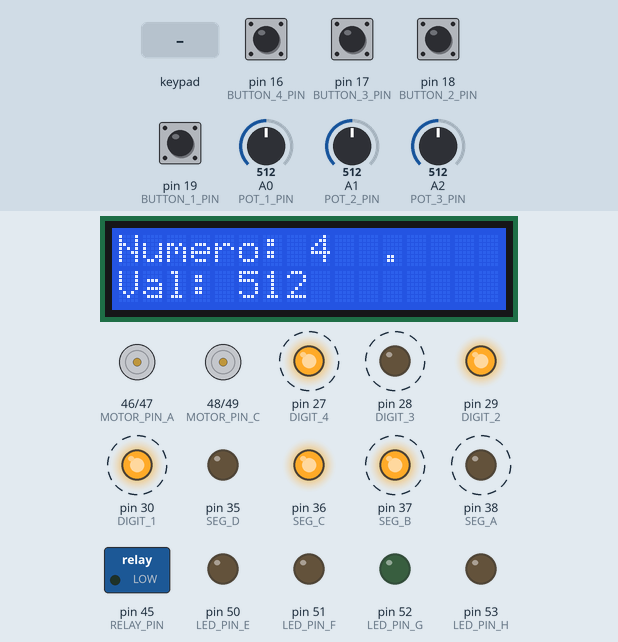
Simulated run of this sketch. Board: Arduino Mega 2560, built with avr-gcc and run on an emulated ATmega2560. On the bench: 16×2 character LCD, motor-driver pin pairs drawn as motors (green arrow = first pin HIGH = forward, orange = second pin HIGH = backward, longer = more drive), switched loads named in the sketch (green lamp = pin HIGH), output pins drawn as LEDs (lit = HIGH). Wiring (inferred from the names in the program): 4×3 keypad with keys 1 2 3 4 5 6 7 8 9 * 0 #: rows pin 26, pin 25, pin 24, pin 23; columns pin 22, pin 21, pin 20. Dashed ring = blinking. The test bench sets the inputs (shaded band); at power-on: pin 16 (BUTTON_4_PIN), pin 17 (BUTTON_3_PIN), pin 18 (BUTTON_2_PIN), pin 19 (BUTTON_1_PIN) HIGH, A0 (POT_1_PIN) = 512, A1 (POT_2_PIN) = 512, A2 (POT_3_PIN) = 512. Pins used as bus, display or sensor lines are not drawn.

Above: at 1.2 s.
1.3 s: key '0' pressed
At 2.4 s:
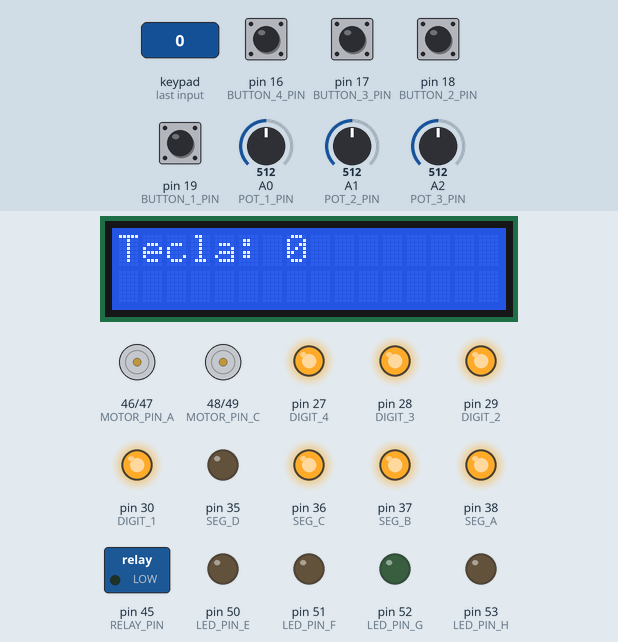
2.9 s: A0 (POT_1_PIN) set to 716
5.5 s: keypad keys 1 2 3 4 pressed 0.4 s apart
At 9.1 s:
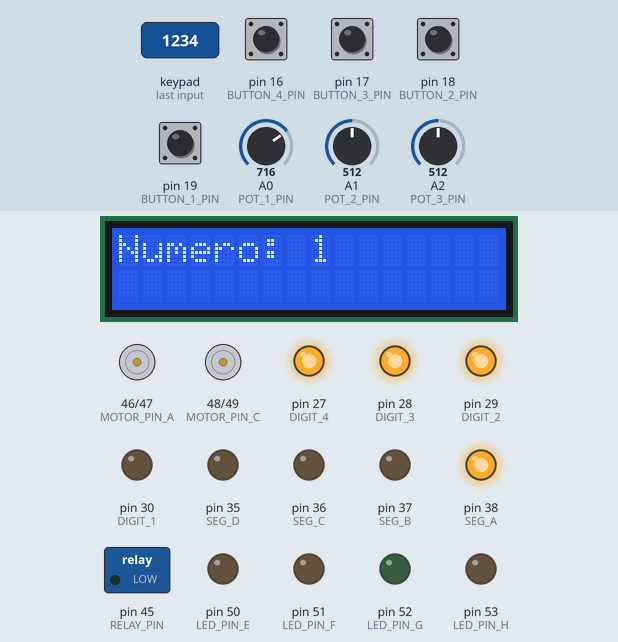
11.3 s: A0 (POT_1_PIN) set to 900
14.3 s: pin 16 (BUTTON_4_PIN) pulled LOW for 1 s
At 16.1 s:
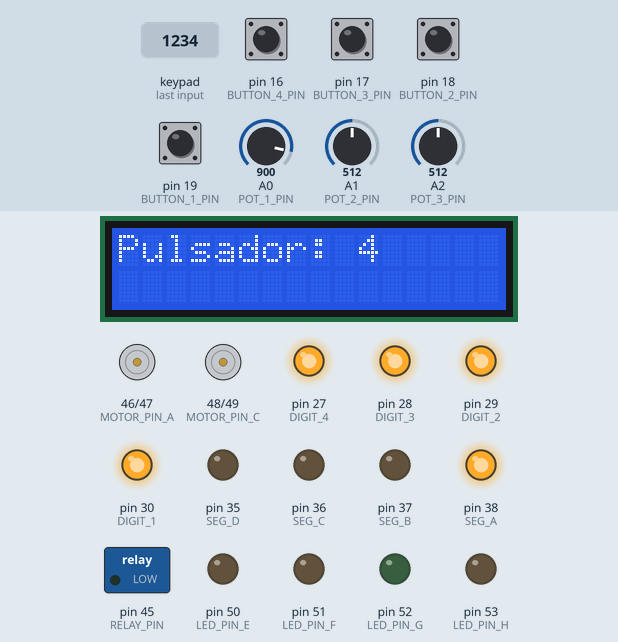
Timing chart, 0 to 27.4 s (numbered marks = the images above; inputs shaded):
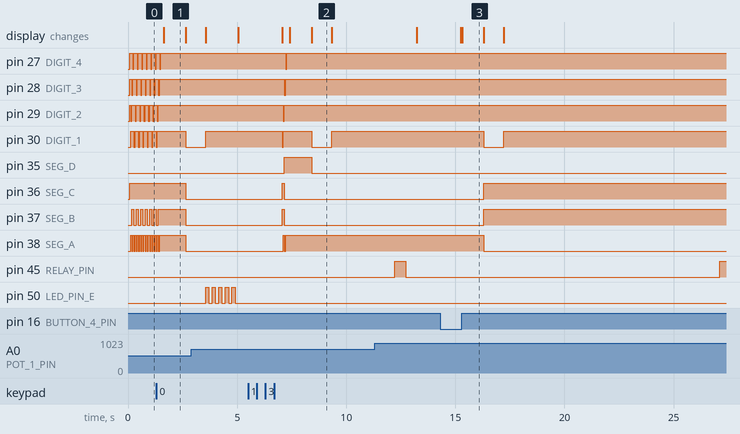

The sketch:

PRUEBA_TOTAL.ino
```cpp
  //declarar variables

  #include <LiquidCrystal.h>

    //MOTOR
      const int MOTOR_PIN_A = 46;
      const int MOTOR_PIN_B = 47;
      const int MOTOR_PIN_C = 48;
      const int MOTOR_PIN_D = 49;

    //LED
      const int LED_PIN_E = 50;
      const int LED_PIN_F = 51;
      const int LED_PIN_G = 52;
      const int LED_PIN_H = 53;

    //RELAY
      const int RELAY_PIN = 45;

    // --- Pines adicionales (retrocediendo desde 45) ---
    // LCD (rs, en, d4, d5, d6, d7)
      const int LCD_RS_PIN = 44;
      const int LCD_E_PIN  = 43;
      const int LCD_D4_PIN = 42;
      const int LCD_D5_PIN = 41;
      const int LCD_D6_PIN = 40;
      const int LCD_D7_PIN = 39;
      LiquidCrystal lcd(LCD_RS_PIN, LCD_E_PIN, LCD_D4_PIN, LCD_D5_PIN, LCD_D6_PIN, LCD_D7_PIN);

    // Display 7 segmentos (4 bits: A, B, C, D - envía números binarios)
      const int SEG_A = 38;
      const int SEG_B = 37;
      const int SEG_C = 36;
      const int SEG_D = 35;
      const int DIGIT_1 = 30;
      const int DIGIT_2 = 29;
      const int DIGIT_3 = 28;
      const int DIGIT_4 = 27;

    // Teclado matricial 4x3 (filas 26..23, columnas 22..20)
      const int KEYPAD_ROW_0 = 26;
      const int KEYPAD_ROW_1 = 25;
      const int KEYPAD_ROW_2 = 24;
      const int KEYPAD_ROW_3 = 23;
      const int KEYPAD_COL_0 = 22;
      const int KEYPAD_COL_1 = 21;
      const int KEYPAD_COL_2 = 20;

      const int keypadRows[4] = {KEYPAD_ROW_0, KEYPAD_ROW_1, KEYPAD_ROW_2, KEYPAD_ROW_3};
      const int keypadCols[3] = {KEYPAD_COL_0, KEYPAD_COL_1, KEYPAD_COL_2};

    // Pulsadores (siguiendo hacia atrás desde 19)
      const int BUTTON_1_PIN = 19;
      const int BUTTON_2_PIN = 18;
      const int BUTTON_3_PIN = 17;
      const int BUTTON_4_PIN = 16;

      const int buttonPins[4] = {BUTTON_1_PIN, BUTTON_2_PIN, BUTTON_3_PIN, BUTTON_4_PIN};

    // Potenciometros (entradas analogicas)
      const int POT_1_PIN = A0;
      const int POT_2_PIN = A1;
      const int POT_3_PIN = A2;

      const int potPins[3] = {POT_1_PIN, POT_2_PIN, POT_3_PIN};


  void setup() {
    // put your setup code here, to run once:
    pinMode(MOTOR_PIN_A, OUTPUT);
    pinMode(MOTOR_PIN_B, OUTPUT);
    pinMode(MOTOR_PIN_C, OUTPUT);
    pinMode(MOTOR_PIN_D, OUTPUT);

  //LED
    pinMode(LED_PIN_E, OUTPUT);
    pinMode(LED_PIN_F, OUTPUT);
    pinMode(LED_PIN_G, OUTPUT);
    pinMode(LED_PIN_H, OUTPUT);

  //RELAY
    pinMode(RELAY_PIN, OUTPUT);
  // LCD
    pinMode(LCD_RS_PIN, OUTPUT);
    pinMode(LCD_E_PIN, OUTPUT);
    pinMode(LCD_D4_PIN, OUTPUT);
    pinMode(LCD_D5_PIN, OUTPUT);
    pinMode(LCD_D6_PIN, OUTPUT);
    pinMode(LCD_D7_PIN, OUTPUT);

  // 7-segment (4 bits ABCD)
    pinMode(SEG_A, OUTPUT);
    pinMode(SEG_B, OUTPUT);
    pinMode(SEG_C, OUTPUT);
    pinMode(SEG_D, OUTPUT);
    pinMode(DIGIT_1, OUTPUT);
    pinMode(DIGIT_2, OUTPUT);
    pinMode(DIGIT_3, OUTPUT);
    pinMode(DIGIT_4, OUTPUT);

  // Teclado matricial: filas como OUTPUT, columnas INPUT_PULLUP
    for (int i=0;i<4;i++) pinMode(keypadRows[i], OUTPUT);
    for (int j=0;j<3;j++) pinMode(keypadCols[j], INPUT_PULLUP);

  // Pulsadores: entradas con pullup interno
    for (int i=0;i<4;i++) pinMode(buttonPins[i], INPUT_PULLUP);

    // Estado inicial: apagar dígitos y dejar filas en HIGH
    digitalWrite(DIGIT_1, LOW);
    digitalWrite(DIGIT_2, LOW);
    digitalWrite(DIGIT_3, LOW);
    digitalWrite(DIGIT_4, LOW);
    for (int i=0;i<4;i++) digitalWrite(keypadRows[i], HIGH);

    // Inicializar LCD
    lcd_iniciar();
    lcd.clear();
    lcd_escribirTexto("Esperando...", 0, 0);
  }

  void loop() {
    // ===== PRUEBA DE TODOS LOS ELEMENTOS (CON UN SOLO POTENCIÓMETRO) =====

    // 1. LEER POTENCIÓMETRO 1
    int pot1 = pot_leerPorIndice(0);  // 0-1023
    int numeroDePot = map(pot1, 0, 1018, 0, 9);  // Rango 0-900 para asegurar que llega al 9

    // 2. MOSTRAR EN LCD
    lcd.setCursor(0, 0);
    lcd.print("Numero: ");
    lcd.print(numeroDePot);
    lcd.print("  ");

    lcd.setCursor(0, 1);
    lcd.print("Val: ");
    lcd.print(pot1);
    lcd.print("    ");

    // 3. MOSTRAR EN DISPLAY 7 SEGMENTOS (cada dígito muestra un número diferente)
    for (int digito = 0; digito < 4; digito++) {
      int numeroMostrar = (numeroDePot + digito) % 10;  // Números diferentes en cada dígito
      display7_showDigit(digito, numeroMostrar, 50);
    }

    // 4. LEER TECLADO MATRICIAL
    char tecla = keypad_read();
    if (tecla >= '0' && tecla <= '9') {
      int numero = tecla - '0';
      lcd.clear();
      lcd.print("Tecla: ");
      lcd.print(tecla);
      delay(1000);
      prueba_integrada(numero);
    }

    // 5. LEER PULSADORES
    for (int i = 0; i < 4; i++) {
      if (pulsador_leerPorIndice(i)) {
        lcd.clear();
        lcd.print("Pulsador: ");
        lcd.print(i + 1);
        delay(1000);

        // Ejecutar prueba con número del potenciómetro
        prueba_integrada(numeroDePot);
        break;
      }
    }
  }

  // ======== FUNCIÓN PRINCIPAL DE PRUEBA INTEGRADA ========
  void prueba_integrada(int numero) {
    // Limpiar LCD y mostrar el número
    lcd.clear();
    lcd_escribirTexto("Numero: ", 0, 0);
    lcd.print(numero);

    // Leer potenciómetro 2 para velocidad del motor (0-1023 -> 50-500ms)
    int velocidadMotor = map(pot_leerPorIndice(1), 0, 1023, 50, 300);

    // Leer potenciómetro 3 para duración LED (0-1023 -> 100-1000ms)
    int duracionLED = map(pot_leerPorIndice(2), 0, 1023, 100, 500);

    // Mostrar en display 7 segmentos (parpadea el número)
    for (int i = 0; i < 30; i++) {
      display7_showDigit(0, numero, 30);
    }

    // Mostrar velocidad en LCD
    lcd.setCursor(10, 0);
    lcd.print("V:");
    lcd.print(velocidadMotor);

    // Girar el motor 'numero' veces con velocidad controlada por potenciómetro 2
    rotarMotor_n_velocidad(numero, velocidadMotor);

    // Encender el LED correspondiente al número (0-3: E, F, G, H)
    encenderLed_n_duracion(numero % 4, duracionLED);

    // Activar el relay 'numero' veces con intervalo de 1 segundo
    relay_activar_n(numero);

    // Mostrar mensaje de completado
    lcd.clear();
    lcd_escribirTexto("Completo!", 0, 0);
    lcd_escribirTexto("Presione otra", 0, 1);
    delay(2000);

    // Limpiar pantalla
    lcd.clear();
  }

  // ======== MOTOR: Girar N veces ========
  void rotarMotor_n(int veces) {
    int motorPins[4] = {MOTOR_PIN_A, MOTOR_PIN_B, MOTOR_PIN_C, MOTOR_PIN_D};

    for (int v = 0; v < veces; v++) {
      // Girar el motor una vez (4 pasos)
      for (int i = 0; i < 4; i++) {
        digitalWrite(motorPins[i], HIGH);
        delay(100);
        digitalWrite(motorPins[i], LOW);
        delay(100);
      }
    }
  }

  // ======== MOTOR: Girar N veces con velocidad controlada ========
  void rotarMotor_n_velocidad(int veces, int delayMs) {
    int motorPins[4] = {MOTOR_PIN_A, MOTOR_PIN_B, MOTOR_PIN_C, MOTOR_PIN_D};

    for (int v = 0; v < veces; v++) {
      // Girar el motor una vez (4 pasos)
      for (int i = 0; i < 4; i++) {
        digitalWrite(motorPins[i], HIGH);
        delay(delayMs);
        digitalWrite(motorPins[i], LOW);
        delay(delayMs);
      }
    }
  }

  // ======== LED: Encender un LED específico ========
  void encenderLed_n(int numLed) {
    int leds[4] = {LED_PIN_E, LED_PIN_F, LED_PIN_G, LED_PIN_H};

    // Apagar todos los LEDs primero
    for (int i = 0; i < 4; i++) {
      digitalWrite(leds[i], LOW);
    }

    // Encender el LED correspondiente (parpadeando)
    for (int i = 0; i < 5; i++) {
      digitalWrite(leds[numLed], HIGH);
      delay(200);
      digitalWrite(leds[numLed], LOW);
      delay(200);
    }
  }

  // ======== LED: Encender un LED específico con duración controlada ========
  void encenderLed_n_duracion(int numLed, int duracionMs) {
    int leds[4] = {LED_PIN_E, LED_PIN_F, LED_PIN_G, LED_PIN_H};

    // Apagar todos los LEDs primero
    for (int i = 0; i < 4; i++) {
      digitalWrite(leds[i], LOW);
    }

    // Encender el LED correspondiente (parpadeando con duración controlada)
    for (int i = 0; i < 5; i++) {
      digitalWrite(leds[numLed], HIGH);
      delay(duracionMs / 2);
      digitalWrite(leds[numLed], LOW);
      delay(duracionMs / 2);
    }
  }

  // ======== RELAY: Activar N veces con 1 segundo de intervalo ========
  void relay_activar_n(int veces) {
    for (int i = 0; i < veces; i++) {
      digitalWrite(RELAY_PIN, HIGH);
      delay(500);  // Relay encendido 0.5 segundos
      digitalWrite(RELAY_PIN, LOW);
      delay(500);  // Esperar 0.5 segundos entre activaciones
    }
  }

  // -----------------------
  // Funciones: LCD
  // -----------------------
  // Inicia el LCD (16x2)
  void lcd_iniciar(){
    lcd.begin(16, 2);
  }

  // Escribe texto en la posición (col,row)
  void lcd_escribirTexto(const char* texto, uint8_t col, uint8_t row){
    lcd.setCursor(col, row);
    lcd.print(texto);
  }

  // Mueve el cursor a (col,row)
  void lcd_moverCursor(uint8_t col, uint8_t row){
    lcd.setCursor(col, row);
  }

  // Borra el carácter en (col,row)
  void lcd_borrarEn(uint8_t col, uint8_t row){
    lcd.setCursor(col, row);
    lcd.print(' ');
  }

  // -----------------------
  // Funciones: Display 7 segmentos (4 bits binarios ABCD)
  // -----------------------
  // Tabla de conversión: dígito 0-9 -> número binario 4 bits (ABCD)
  const uint8_t SEG_PATTERNS[10] = {
    0b0000, //0
    0b0001, //1
    0b0010, //2
    0b0011, //3
    0b0100, //4
    0b0101, //5
    0b0110, //6
    0b0111, //7
    0b1000, //8
    0b1001  //9
  };

  // Envía un número binario de 4 bits a los pines ABCD (CÁTODO COMÚN - activa con LOW)
  void setSegments(uint8_t pattern) {
    // Para cátodo común: HIGH = encendido, LOW = apagado
    digitalWrite(SEG_A, (pattern & 0x01) ? HIGH : LOW);
    digitalWrite(SEG_B, (pattern & 0x02) ? HIGH : LOW);
    digitalWrite(SEG_C, (pattern & 0x04) ? HIGH : LOW);
    digitalWrite(SEG_D, (pattern & 0x08) ? HIGH : LOW);
  }

  // Muestra un dígito en la posición pos (0..3) con un número binario (ÁNODO COMÚN)
  void display7_showDigit(int pos, int value, int timeMs){
    uint8_t pat = SEG_PATTERNS[value % 10];
    setSegments(pat);
    // ÁNODO COMÚN: activar dígito con LOW
    digitalWrite(DIGIT_1, pos==0 ? LOW : HIGH);
    digitalWrite(DIGIT_2, pos==1 ? LOW : HIGH);
    digitalWrite(DIGIT_3, pos==2 ? LOW : HIGH);
    digitalWrite(DIGIT_4, pos==3 ? LOW : HIGH);
    delay(timeMs);
    // Apagar todos los dígitos
    digitalWrite(DIGIT_1, HIGH);
    digitalWrite(DIGIT_2, HIGH);
    digitalWrite(DIGIT_3, HIGH);
    digitalWrite(DIGIT_4, HIGH);
  }

  // Test: muestra 0..9 secuencialmente en las 4 posiciones
  void display7_test(){
    for (int v=0; v<=9; v++){
      for (int rep=0; rep<60; rep++){
        for (int pos=0; pos<4; pos++){
          display7_showDigit(pos, v, 2);
        }
      }
      delay(150);
    }
  }

  // -----------------------
  // Funciones: Teclado matricial 4x3
  // -----------------------
  const char KEYPAD_MAP[4][3] = {
    {'1','2','3'},
    {'4','5','6'},
    {'7','8','9'},
    {'*','0','#'}
  };

  // Lee una tecla (devuelve '\'0' si no hay tecla)
  char keypad_read(){
    for (int r=0; r<4; r++){
      // activar fila (bajar)
      digitalWrite(keypadRows[r], LOW);
      delayMicroseconds(5);
      for (int c=0; c<3; c++){
        if (digitalRead(keypadCols[c]) == LOW){
          // debounce simple
          delay(20);
          while (digitalRead(keypadCols[c]) == LOW);
          digitalWrite(keypadRows[r], HIGH);
          return KEYPAD_MAP[r][c];
        }
      }
      digitalWrite(keypadRows[r], HIGH);
    }
    return '\0';
  }

  // -----------------------
  // Funciones: Pulsadores
  // -----------------------
  // Lee el estado de un pulsador con antirrebote
  bool pulsador_leerEstado(int pin){
    if (digitalRead(pin) == LOW){
      delay(20);
      if (digitalRead(pin) == LOW){
        while (digitalRead(pin) == LOW);
        return true;
      }
    }
    return false;
  }

  // Lee un pulsador por indice (0..3)
  bool pulsador_leerPorIndice(int indice){
    if (indice < 0 || indice > 3){
      return false;
    }
    return pulsador_leerEstado(buttonPins[indice]);
  }

  // -----------------------
  // Funciones: Potenciometros
  // -----------------------
  // Lee el valor analogico de un pin de potenciómetro (0..1023)
  int pot_leerValor(int pin){
    return analogRead(pin);
  }

  // Lee un potenciómetro por indice (0..2)
  int pot_leerPorIndice(int indice){
    if (indice < 0 || indice > 2){
      return 0;
    }
    return analogRead(potPins[indice]);
  }
```

Measured:
- after the input at 1.3 s, pin 27 (DIGIT_4): goes on until 1.5 s, then stays HIGH; pin 28 (DIGIT_3), pin 29 (DIGIT_2): goes on until 1.4 s, then stays HIGH; pin 36 (SEG_C): HIGH → LOW after 1.4 s; the display: changes after 0.35 s (image 1)
- after the input at 5.5 s, pin 27 (DIGIT_4): goes on until 7.3 s, then stays HIGH; pin 28 (DIGIT_3): goes on until 7.2 s, then stays HIGH
- after the input at 14.3 s, pin 27 (DIGIT_4), pin 28 (DIGIT_3): stops changing and stays HIGH
- by itself, pin 27 (DIGIT_4), pin 28 (DIGIT_3): alternates HIGH for 0.15 s and LOW for 0.05 s
- by itself, pin 29 (DIGIT_2): repeats every 0.20 s: LOW 0.05 s, HIGH 0.15 s
- by itself, pin 50 (LED_PIN_E): alternates HIGH for 0.15 s and LOW for 0.15 s, 10 changes in all, then stays LOW
- what the display in image 1 shows lasts 1.1 s, from 1.6 s to 2.7 s
